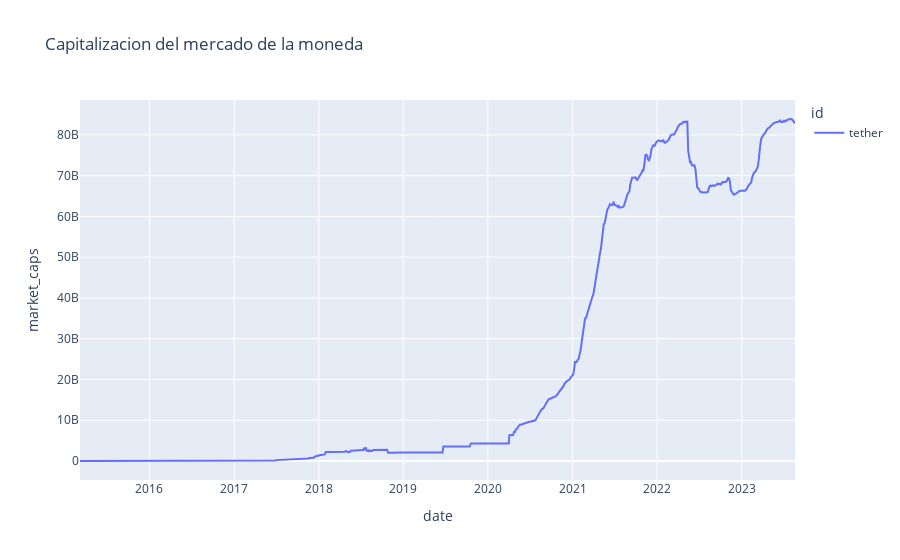

Notebook cell for this chart:
### Markdown cell above
Este comportamiento nos muestra que tanto cambia el precio de la moneda

### Code cell
fig = px.line(tether_df, x="date", y="market_caps", color="id",
              title="Capitalizacion del mercado de la moneda")

fig.show()

### Figure 1 — Plotly figure (JSON) as saved in the notebook; plotly's stock layout.template omitted (floating-point values rounded to 4 significant figures; data arrays with more than 128 entries replaced by an {"elided": "..."} marker saying what was removed)
{"data": [{"hovertemplate": "id=tether<br>date=%{x}<br>market_caps=%{y}<extra></extra>", "legendgroup": "tether", "line": {"color": "#636efa", "dash": "solid"}, "marker": {"symbol": "circle"}, "mode": "lines", "name": "tether", "orientation": "v", "showlegend": true, "type": "scatter", "x": {"elided": "803 str values"}, "xaxis": "x", "y": {"elided": "803 float values"}, "yaxis": "y"}], "layout": {"legend": {"title": {"text": "id"}, "tracegroupgap": 0}, "title": {"text": "Capitalizacion del mercado de la moneda"}, "xaxis": {"anchor": "y", "domain": [0, 1], "title": {"text": "date"}}, "yaxis": {"anchor": "x", "domain": [0, 1], "title": {"text": "market_caps"}}}}
